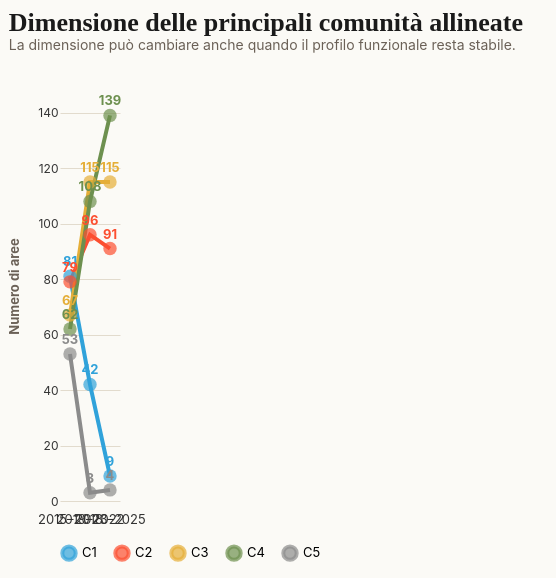

The specification (Vega-Lite) saved for this image:
### Vega-Lite specification from a JSON file in a GitHub repository (floating-point values rounded to 4 significant figures)
{"$schema": "https://vega.github.io/schema/vega-lite/v5.json", "description": "Evoluzione del numero di nodi delle cinque principali comunità allineate nei tre periodi.", "background": "#FBFAF6", "width": "container", "height": 430, "padding": {"left": 8, "right": 32, "top": 10, "bottom": 10}, "title": {"text": "Dimensione delle principali comunità allineate", "subtitle": "La dimensione può cambiare anche quando il profilo funzionale resta stabile.", "anchor": "start", "font": "Fraunces", "fontSize": 26, "fontWeight": 700, "subtitleFont": "Inter", "subtitleFontSize": 14, "subtitleColor": "#6B6157", "offset": 18, "color": "#1A1A1A"}, "data": {"values": [{"periodo": "2015–2018", "ordine_periodo": 1, "comunita": "C1", "n_nodi": 81}, {"periodo": "2019–2022", "ordine_periodo": 2, "comunita": "C1", "n_nodi": 42}, {"periodo": "2023–2025", "ordine_periodo": 3, "comunita": "C1", "n_nodi": 9}, {"periodo": "2015–2018", "ordine_periodo": 1, "comunita": "C2", "n_nodi": 79}, {"periodo": "2019–2022", "ordine_periodo": 2, "comunita": "C2", "n_nodi": 96}, {"periodo": "2023–2025", "ordine_periodo": 3, "comunita": "C2", "n_nodi": 91}, {"periodo": "2015–2018", "ordine_periodo": 1, "comunita": "C3", "n_nodi": 67}, {"periodo": "2019–2022", "ordine_periodo": 2, "comunita": "C3", "n_nodi": 115}, {"periodo": "2023–2025", "ordine_periodo": 3, "comunita": "C3", "n_nodi": 115}, {"periodo": "2015–2018", "ordine_periodo": 1, "comunita": "C4", "n_nodi": 62}, {"periodo": "2019–2022", "ordine_periodo": 2, "comunita": "C4", "n_nodi": 108}, {"periodo": "2023–2025", "ordine_periodo": 3, "comunita": "C4", "n_nodi": 139}, {"periodo": "2015–2018", "ordine_periodo": 1, "comunita": "C5", "n_nodi": 53}, {"periodo": "2019–2022", "ordine_periodo": 2, "comunita": "C5", "n_nodi": 3}, {"periodo": "2023–2025", "ordine_periodo": 3, "comunita": "C5", "n_nodi": 4}]}, "encoding": {"x": {"field": "periodo", "type": "ordinal", "sort": ["2015–2018", "2019–2022", "2023–2025"], "axis": {"title": null, "labelAngle": 0, "labelFont": "Inter", "labelFontSize": 13, "labelPadding": 12, "ticks": false, "domain": false, "grid": false}}, "y": {"field": "n_nodi", "type": "quantitative", "scale": {"domain": [0, 155]}, "axis": {"title": "Numero di aree", "titleFont": "Inter", "titleFontSize": 13, "titlePadding": 16, "labelFont": "Inter", "labelFontSize": 12, "grid": true, "gridColor": "#DDD4C4", "gridOpacity": 0.8, "tickCount": 8, "ticks": false, "domain": false}}, "color": {"field": "comunita", "type": "nominal", "scale": {"domain": ["C1", "C2", "C3", "C4", "C5"], "range": ["#30A2DA", "#FC4F30", "#E5AE38", "#6D904F", "#8B8B8B"]}, "legend": {"title": null, "orient": "bottom", "direction": "horizontal", "columns": 5, "labelFont": "Inter", "labelFontSize": 13, "symbolStrokeWidth": 4, "symbolSize": 180, "offset": 18}}, "detail": {"field": "comunita"}, "order": {"field": "ordine_periodo", "type": "quantitative"}, "tooltip": [{"field": "comunita", "type": "nominal", "title": "Comunità"}, {"field": "periodo", "type": "ordinal", "title": "Periodo"}, {"field": "n_nodi", "type": "quantitative", "title": "Numero di aree", "format": "d"}]}, "layer": [{"mark": {"type": "line", "strokeWidth": 4}}, {"mark": {"type": "point", "filled": true, "size": 180}}, {"mark": {"type": "text", "dy": -14, "font": "Inter", "fontSize": 13, "fontWeight": 700}, "encoding": {"text": {"field": "n_nodi", "type": "quantitative", "format": "d"}}}], "config": {"view": {"stroke": null}, "axis": {"labelColor": "#333333", "titleColor": "#6B6157"}}}
